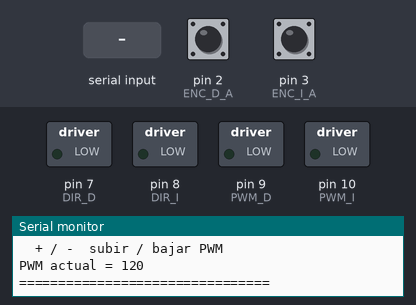
Bench run of a sketch on a simulated Arduino Uno, built with avr-gcc and run on an emulated ATmega328P. Parts: switched loads named in the sketch (green lamp = pin HIGH), the last lines printed to the serial monitor. The inputs (shaded band) are chosen by the test bench; at power-on: pin 2 (ENC_D_A) HIGH, pin 3 (ENC_I_A) HIGH.

Above: at 1.2 s.
1.3 s: "d\n" received over Serial
At 2.3 s:
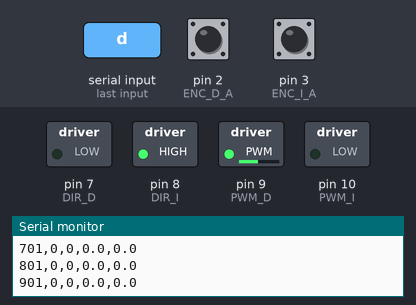
4.3 s: byte 105 ('i') received over Serial
At 5.8 s:
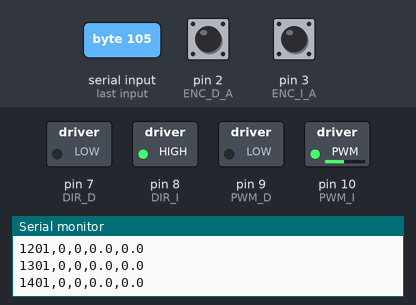
7.3 s: byte 97 ('a') received over Serial
At 8.0 s:
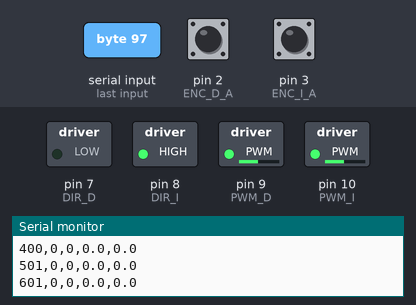
10.3 s: byte 114 ('r') received over Serial
At 13.0 s:
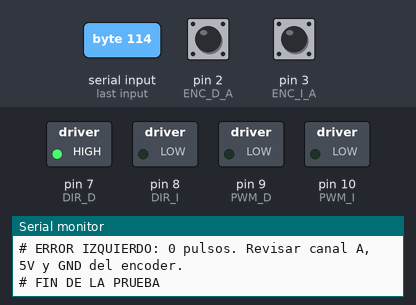
Timing chart, 0 to 14.5 s (numbered marks = the images above; inputs shaded):
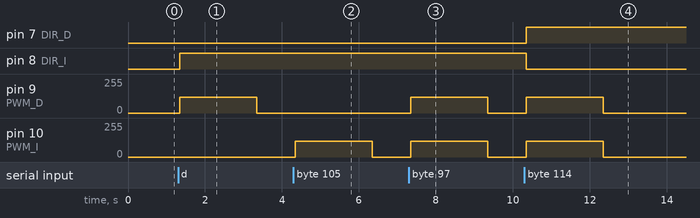

The sketch:

Prueba_Encoders.ino
```cpp
// ========== PRUEBA DE ENCODERS DE LA BASE MOVIL ==========
// Abrir el Monitor Serie a 115200 baudios y enviar una letra:
//   m  Monitor manual: girar las ruedas a mano y ver los pulsos
//      (cualquier tecla para salir)
//   0  Poner los contadores en cero
//   d  Motor derecho adelante 2 s
//   i  Motor izquierdo adelante 2 s
//   a  Ambos motores adelante 2 s
//   r  Ambos motores atras 2 s
//   +  Subir PWM en 20
//   -  Bajar PWM en 20
//
// Los datos de las pruebas con motor salen en CSV
// (t_ms,pulsosD,pulsosI,rpmD,rpmI) para copiarlos a Excel.

// ========== MOTOR DERECHO ==========
const byte PWM_D = 9;
const byte DIR_D = 7;
const byte ENC_D_A = 2;
const byte ENC_D_B = 4;

// ========== MOTOR IZQUIERDO ==========
const byte PWM_I = 10;
const byte DIR_I = 8;
const byte ENC_I_A = 3;
const byte ENC_I_B = 5;

// Direccion de avance de cada motor.
// El izquierdo esta montado en espejo: avanza con DIR en HIGH.
const byte ADELANTE_D = LOW;
const byte ADELANTE_I = HIGH;

// Si los pulsos salen negativos al avanzar,
// cambiar el signo correspondiente a -1.
const int SIGNO_D = 1;
const int SIGNO_I = 1;

// ========== MEDIDAS ==========
const float RADIO = 0.045;         // 4.5 cm
const float PULSOS_VUELTA = 1450.0;

// ========== PRUEBA ==========
const unsigned long T_PRUEBA = 2000UL;   // Duracion con motor encendido
const unsigned long T_MUESTRA = 100UL;   // Periodo de impresion
const unsigned long T_FRENADO = 500UL;   // Espera despues de apagar

int pwm = 120;

// ========== ENCODERS ==========
volatile long pulsosD = 0;
volatile long pulsosI = 0;

// Declaraciones de funciones.
void leerDerecho();
void leerIzquierdo();
void leerContadores(long &cuentasD, long &cuentasI);
void ponerEnCero();
void vaciarEntrada();
void detener();
void mostrarMenu();
void monitorManual();
void probarMotores(bool usarD, bool usarI, bool adelante);
void revisarEncoder(const __FlashStringHelper *nombre, long cuentas,
                    bool usado, bool adelante);

// ========== CONFIGURACION ==========
void setup() {
  pinMode(PWM_D, OUTPUT);
  pinMode(DIR_D, OUTPUT);
  pinMode(PWM_I, OUTPUT);
  pinMode(DIR_I, OUTPUT);

  detener();

  pinMode(ENC_D_A, INPUT_PULLUP);
  pinMode(ENC_D_B, INPUT_PULLUP);
  pinMode(ENC_I_A, INPUT_PULLUP);
  pinMode(ENC_I_B, INPUT_PULLUP);

  Serial.begin(115200);

  attachInterrupt(
    digitalPinToInterrupt(ENC_D_A), leerDerecho, RISING
  );

  attachInterrupt(
    digitalPinToInterrupt(ENC_I_A), leerIzquierdo, RISING
  );

  mostrarMenu();
}

// ========== MENU ==========
void loop() {
  if (!Serial.available()) {
    return;
  }

  char c = Serial.read();

  switch (c) {
    case 'm': monitorManual(); break;
    case '0':
      ponerEnCero();
      Serial.println(F("Contadores en cero"));
      break;
    case 'd': probarMotores(true, false, true); break;
    case 'i': probarMotores(false, true, true); break;
    case 'a': probarMotores(true, true, true); break;
    case 'r': probarMotores(true, true, false); break;
    case '+':
      pwm = min(pwm + 20, 255);
      Serial.print(F("PWM = "));
      Serial.println(pwm);
      break;
    case '-':
      pwm = max(pwm - 20, 0);
      Serial.print(F("PWM = "));
      Serial.println(pwm);
      break;
    case '\n':
    case '\r':
      break;
    default:
      mostrarMenu();
  }
}

void mostrarMenu() {
  Serial.println(F("================================"));
  Serial.println(F("PRUEBA DE ENCODERS"));
  Serial.println(F("  m  monitor manual (girar ruedas a mano)"));
  Serial.println(F("  0  contadores en cero"));
  Serial.println(F("  d  motor derecho adelante 2 s"));
  Serial.println(F("  i  motor izquierdo adelante 2 s"));
  Serial.println(F("  a  ambos adelante 2 s"));
  Serial.println(F("  r  ambos atras 2 s"));
  Serial.println(F("  + / -  subir / bajar PWM"));
  Serial.print(F("PWM actual = "));
  Serial.println(pwm);
  Serial.println(F("================================"));
}

// ========== DETENER MOTORES ==========
void detener() {
  analogWrite(PWM_D, 0);
  analogWrite(PWM_I, 0);
}

// ========== LECTURA DE ENCODERS ==========
void leerDerecho() {
  if (digitalRead(ENC_D_B) == HIGH) {
    pulsosD += SIGNO_D;
  } else {
    pulsosD -= SIGNO_D;
  }
}

void leerIzquierdo() {
  if (digitalRead(ENC_I_B) == HIGH) {
    pulsosI += SIGNO_I;
  } else {
    pulsosI -= SIGNO_I;
  }
}

// Copiar ambos contadores sin interrupciones.
void leerContadores(long &cuentasD, long &cuentasI) {
  noInterrupts();
  cuentasD = pulsosD;
  cuentasI = pulsosI;
  interrupts();
}

void ponerEnCero() {
  noInterrupts();
  pulsosD = 0;
  pulsosI = 0;
  interrupts();
}

// Descarta lo que quede en el buffer (por ejemplo el '\n'
// que manda el Monitor Serie despues de la letra).
void vaciarEntrada() {
  delay(50);
  while (Serial.available()) {
    Serial.read();
  }
}

// ========== PRUEBA 1: GIRAR A MANO ==========
// Ademas de los pulsos por interrupcion, muestra el nivel de los
// pines A y B y cuenta los cambios del canal A leyendo el pin en
// el lazo. Asi se distingue si falla la senal o la interrupcion.
void monitorManual() {
  detener();
  ponerEnCero();
  vaciarEntrada();

  Serial.println(F("MONITOR: gira cada rueda a mano."));
  Serial.println(F("Envia cualquier tecla para salir."));
  Serial.println(F("pulsosD\tvueltasD\tpulsosI\tvueltasI"
                   "\tAD BD AI BI\tcambiosAD\tcambiosAI"));

  byte anteriorAD = digitalRead(ENC_D_A);
  byte anteriorAI = digitalRead(ENC_I_A);
  long cambiosAD = 0;
  long cambiosAI = 0;
  unsigned long ultimaLectura = millis();

  while (!Serial.available()) {
    byte aD = digitalRead(ENC_D_A);
    byte aI = digitalRead(ENC_I_A);

    if (aD != anteriorAD) {
      cambiosAD++;
      anteriorAD = aD;
    }
    if (aI != anteriorAI) {
      cambiosAI++;
      anteriorAI = aI;
    }

    if (millis() - ultimaLectura < 200UL) {
      continue;
    }
    ultimaLectura = millis();

    long cuentasD;
    long cuentasI;
    leerContadores(cuentasD, cuentasI);

    Serial.print(cuentasD);
    Serial.print('\t');
    Serial.print(cuentasD / PULSOS_VUELTA, 3);
    Serial.print('\t');
    Serial.print(cuentasI);
    Serial.print('\t');
    Serial.print(cuentasI / PULSOS_VUELTA, 3);
    Serial.print('\t');
    Serial.print(aD);
    Serial.print(F("  "));
    Serial.print(digitalRead(ENC_D_B));
    Serial.print(F("  "));
    Serial.print(aI);
    Serial.print(F("  "));
    Serial.print(digitalRead(ENC_I_B));
    Serial.print('\t');
    Serial.print(cambiosAD);
    Serial.print('\t');
    Serial.println(cambiosAI);
  }

  vaciarEntrada();
  Serial.println(F("Fin del monitor"));
}

// ========== PRUEBA 2: CON MOTOR ==========
void probarMotores(bool usarD, bool usarI, bool adelante) {
  vaciarEntrada();
  ponerEnCero();

  digitalWrite(DIR_D, adelante ? ADELANTE_D : !ADELANTE_D);
  digitalWrite(DIR_I, adelante ? ADELANTE_I : !ADELANTE_I);

  Serial.print(F("# PRUEBA: "));
  if (usarD && usarI) {
    Serial.print(F("AMBOS"));
  } else if (usarD) {
    Serial.print(F("DERECHO"));
  } else {
    Serial.print(F("IZQUIERDO"));
  }
  Serial.print(adelante ? F(" ADELANTE") : F(" ATRAS"));
  Serial.print(F(", PWM = "));
  Serial.println(pwm);
  Serial.println(F("t_ms,pulsosD,pulsosI,rpmD,rpmI"));

  long anteriorD = 0;
  long anteriorI = 0;
  long cuentasD = 0;
  long cuentasI = 0;

  unsigned long comienzo = millis();
  unsigned long ultimaLectura = comienzo;

  analogWrite(PWM_D, usarD ? pwm : 0);
  analogWrite(PWM_I, usarI ? pwm : 0);

  while (millis() - comienzo < T_PRUEBA) {
    unsigned long ahora = millis();

    if (ahora - ultimaLectura >= T_MUESTRA) {
      leerContadores(cuentasD, cuentasI);

      // Velocidad de cada rueda en el ultimo intervalo.
      float dt = (ahora - ultimaLectura) / 1000.0;
      float rpmD = (cuentasD - anteriorD) / PULSOS_VUELTA / dt * 60.0;
      float rpmI = (cuentasI - anteriorI) / PULSOS_VUELTA / dt * 60.0;

      Serial.print(ahora - comienzo);
      Serial.print(',');
      Serial.print(cuentasD);
      Serial.print(',');
      Serial.print(cuentasI);
      Serial.print(',');
      Serial.print(rpmD, 1);
      Serial.print(',');
      Serial.println(rpmI, 1);

      anteriorD = cuentasD;
      anteriorI = cuentasI;
      ultimaLectura = ahora;
    }
  }

  // Pulsos al apagar el motor y despues de que se detiene.
  long finD;
  long finI;
  leerContadores(finD, finI);
  detener();
  delay(T_FRENADO);
  leerContadores(cuentasD, cuentasI);

  float segundos = T_PRUEBA / 1000.0;

  Serial.println(F("# RESUMEN"));
  Serial.print(F("# Derecho:   "));
  Serial.print(cuentasD);
  Serial.print(F(" pulsos, "));
  Serial.print(cuentasD / PULSOS_VUELTA, 3);
  Serial.print(F(" vueltas, "));
  Serial.print(cuentasD / PULSOS_VUELTA * 2.0 * PI * RADIO, 3);
  Serial.print(F(" m, RPM medio "));
  Serial.print(finD / PULSOS_VUELTA / segundos * 60.0, 1);
  Serial.print(F(", inercia "));
  Serial.print(cuentasD - finD);
  Serial.println(F(" pulsos"));

  Serial.print(F("# Izquierdo: "));
  Serial.print(cuentasI);
  Serial.print(F(" pulsos, "));
  Serial.print(cuentasI / PULSOS_VUELTA, 3);
  Serial.print(F(" vueltas, "));
  Serial.print(cuentasI / PULSOS_VUELTA * 2.0 * PI * RADIO, 3);
  Serial.print(F(" m, RPM medio "));
  Serial.print(finI / PULSOS_VUELTA / segundos * 60.0, 1);
  Serial.print(F(", inercia "));
  Serial.print(cuentasI - finI);
  Serial.println(F(" pulsos"));

  revisarEncoder(F("DERECHO"), cuentasD, usarD, adelante);
  revisarEncoder(F("IZQUIERDO"), cuentasI, usarI, adelante);

  if (usarD && usarI && cuentasD != 0 && cuentasI != 0) {
    float diferencia = 100.0 * (abs(cuentasD) - abs(cuentasI))
                       / ((abs(cuentasD) + abs(cuentasI)) / 2.0);
    Serial.print(F("# Diferencia derecho - izquierdo: "));
    Serial.print(diferencia, 1);
    Serial.println(F(" %"));
  }

  Serial.println(F("# FIN DE LA PRUEBA"));
}

// Avisos automaticos sobre lo que puede estar mal.
void revisarEncoder(const __FlashStringHelper *nombre, long cuentas,
                    bool usado, bool adelante) {
  if (usado) {
    if (cuentas == 0) {
      Serial.print(F("# ERROR "));
      Serial.print(nombre);
      Serial.println(F(": 0 pulsos. Revisar canal A, 5V y GND del encoder."));
    } else if ((cuentas > 0) != adelante) {
      Serial.print(F("# AVISO "));
      Serial.print(nombre);
      Serial.println(F(": signo invertido. Si la rueda giro en el sentido"
                       " pedido, cambiar su SIGNO; si no, cambiar su ADELANTE."));
    } else {
      Serial.print(F("# OK "));
      Serial.println(nombre);
    }
  } else if (abs(cuentas) > 20) {
    Serial.print(F("# AVISO "));
    Serial.print(nombre);
    Serial.println(F(": cuenta sin que su motor gire. Cables D/I cruzados"
                     " o ruido."));
  }
}
```

Measured:
- after the input at 1.3 s, pin 8 (DIR_I): LOW → HIGH after 0.05 s; pin 9 (PWM_D): 0/255 → 120/255 after 0.05 s, → 0/255 2.0 s later
- after the input at 4.3 s, pin 10 (PWM_I): 0/255 → 120/255 after 0.05 s, → 0/255 2.0 s later
- after the input at 7.3 s, pin 9 (PWM_D), pin 10 (PWM_I): 0/255 → 120/255 after 0.05 s, → 0/255 2.0 s later
- after the input at 10.3 s, pin 7 (DIR_D): LOW → HIGH after 0.05 s; pin 8 (DIR_I): HIGH → LOW after 0.05 s; pin 9 (PWM_D), pin 10 (PWM_I): 0/255 → 120/255 after 0.05 s, → 0/255 2.0 s later
